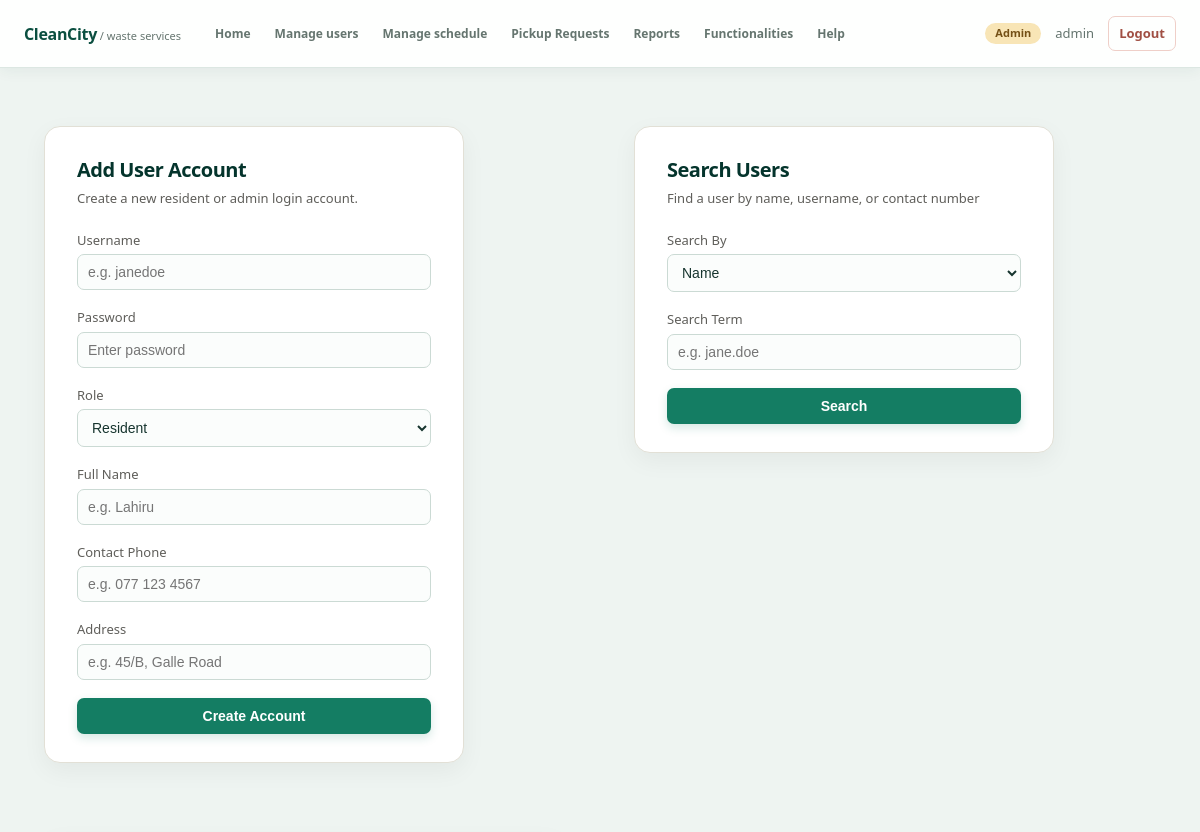
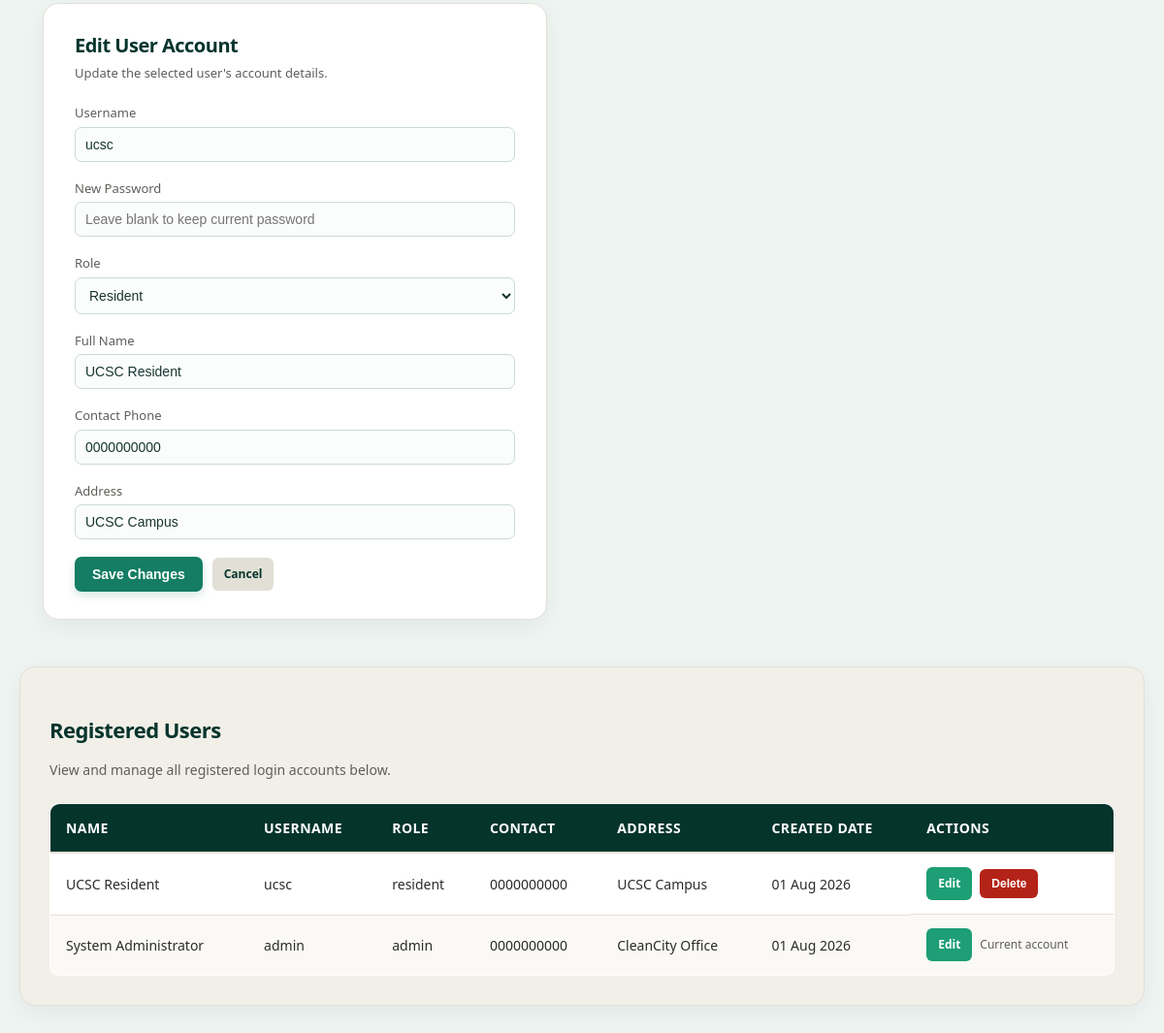
/admin/manage_users.php?edit_user=1 (signed in), run on the app's committed database (2 pictures, top to bottom).
### tables this page shows
CREATE TABLE IF NOT EXISTS users (
    id INT AUTO_INCREMENT PRIMARY KEY,
    username VARCHAR(50) NOT NULL UNIQUE,
    password VARCHAR(255) NOT NULL,
    role ENUM('admin', 'resident') NOT NULL DEFAULT 'resident',
    name VARCHAR(100) NOT NULL,
    address VARCHAR(255) NOT NULL,
    contact VARCHAR(20) NOT NULL,
    created_at TIMESTAMP DEFAULT CURRENT_TIMESTAMP
);

### config.php (called while the page is built, shortened)
<?php
if (!function_exists('app_url')) {
    function app_url($relative_path = '') {
        $relative_path = ltrim($relative_path, '/');
        return APP_BASE_URL . ($relative_path === '' ? '' : '/' . $relative_path);
    }
}

### admin/manage_users.php (the view, shortened to what this page needs)
<?php
require_once __DIR__ . '/../config.php';
require_once app_path('database/db.php');
$edit_user = null;
$users = [];
$users_result = $conn->query("SELECT id, username, role, name, address, contact, created_at FROM users ORDER BY created_at DESC");
if ($users_result) {
    $users = $users_result->fetch_all(MYSQLI_ASSOC);
}
$search_field_labels = [
    'name'     => 'Name',
    'username' => 'Username',
    'contact'  => 'Contact',
];
$search_query     = '';
$search_field     = 'name';
if ($_SERVER['REQUEST_METHOD'] === 'GET' && isset($_GET['edit_user'])) {
    $edit_user_id = (int) $_GET['edit_user'];
    if ($edit_user_id > 0) {
        $edit_stmt = $conn->prepare("SELECT id, username, role, name, address, contact FROM users WHERE id = ?");
        $edit_stmt->bind_param("i", $edit_user_id);
        $edit_stmt->execute();
        $edit_user = $edit_stmt->get_result()->fetch_assoc() ?: null;
    }
}
?>
<!DOCTYPE html>
<html>
<head>
  <link rel="stylesheet" href="<?= app_url('shared/style.css') ?>">
  <link rel="stylesheet" href="<?= app_url('admin/css/userformv1.css') ?>">
</head>
<body>
<?php include app_path('shared/navbar.php'); ?>
<div class="page-content">
<div class="udf-layout">
  <div class="form-card-wrapper">
    <div class="form-card">
        <h1 class="form-title">Add User Account</h1>
        <p class="form-subtitle">Create a new resident or admin login account.</p>
        <form class="waste-form" action="" method="POST">
            <div class="form-group">
                <label for="username">Username</label>
                <input type="text" id="username" name="username" placeholder="e.g. janedoe" required>
            </div>
            <div class="form-group">
                <label for="password">Password</label>
                <input type="password" id="password" name="password" placeholder="Enter password" required>
            </div>
            <div class="form-group">
                <label for="role">Role</label>
                <select id="role" name="role" required>
                    <option value="resident">Resident</option>
                </select>
            </div>
            <div class="form-group">
                <label for="name">Full Name</label>
                <input type="text" id="name" name="name" placeholder="e.g. Lahiru" required>
            </div>
            <div class="form-group">
                <label for="contact">Contact Phone</label>
                <input type="tel" id="contact" name="contact" placeholder="e.g. 077 123 4567" pattern="[0-9+\-\s]{7,15}" required>
            </div>
            <div class="form-group">
                <label for="address">Address</label>
                <input type="text" id="address" name="address" placeholder="e.g. 45/B, Galle Road" required>
            </div>
            <button type="submit" name="add_user_submit" value="1" class="btn-primary full">Create Account</button>
        </form>
    </div>
  </div>
  <div class="form-card-wrapper">
    <div class="form-card">
        <h1 class="form-title">Search Users</h1>
        <p class="form-subtitle">Find a user by name, username, or contact number</p>
        <form class="waste-form" action="" method="GET">
            <div class="form-group">
                <label for="search_field">Search By</label>
                <select id="search_field" name="search_field">
                    <?php foreach ($search_field_labels as $value => $label): ?>
                        <option value="<?php echo htmlspecialchars($value); ?>" <?php echo $search_field === $value ? 'selected' : ''; ?>>
                            <?php echo htmlspecialchars($label); ?>
                        </option>
                    <?php endforeach; ?>
                </select>
            </div>
            <div class="form-group">
                <label for="search_query">Search Term</label>
                <input type="text" id="search_query" name="search_query" placeholder="e.g. jane.doe" value="<?php echo htmlspecialchars($search_query); ?>">
            </div>
            <button type="submit" name="search_submit" value="1" class="btn-primary full">Search</button>
        </form>
    </div>
  </div>
</div>
<?php if ($edit_user): ?>
  <div class="form-card-wrapper edit-user-wrapper">
    <div class="form-card edit-user-card">
        <h1 class="form-title">Edit User Account</h1>
        <p class="form-subtitle">Update the selected user's account details.</p>
        <form class="waste-form" action="" method="POST">
            <div class="form-group">
                <label for="edit_username">Username</label>
                <input type="text" id="edit_username" name="username" value="<?php echo htmlspecialchars($edit_user['username']); ?>" maxlength="50" required>
            </div>
            <div class="form-group">
                <label for="edit_password">New Password</label>
                <input type="password" id="edit_password" name="password" placeholder="Leave blank to keep current password">
            </div>
            <div class="form-group">
                <label for="edit_role">Role</label>
                <?php if ((int) $edit_user['id'] === (int) $_SESSION['user_id']): ?>
                    <input type="hidden" name="role" value="admin">
                    <input type="text" id="edit_role" value="Admin" readonly>
                <?php else: ?>
                    <select id="edit_role" name="role" required>
                        <option value="resident" <?php echo $edit_user['role'] === 'resident' ? 'selected' : ''; ?>>Resident</option>
                    </select>
                <?php endif; ?>
            </div>
            <div class="form-group">
                <label for="edit_name">Full Name</label>
                <input type="text" id="edit_name" name="name" value="<?php echo htmlspecialchars($edit_user['name']); ?>" maxlength="100" required>
            </div>
            <div class="form-group">
                <label for="edit_contact">Contact Phone</label>
                <input type="tel" id="edit_contact" name="contact" value="<?php echo htmlspecialchars($edit_user['contact']); ?>" maxlength="20" pattern="[0-9+\-\s]{7,20}" required>
            </div>
            <div class="form-group">
                <label for="edit_address">Address</label>
                <input type="text" id="edit_address" name="address" value="<?php echo htmlspecialchars($edit_user['address']); ?>" maxlength="255" required>
            </div>
            <div class="edit-form-actions">
                <button type="submit" name="update_user_submit" value="1" class="btn-primary">Save Changes</button>
                <a href="manage_users.php" class="cancel-edit-button">Cancel</a>
            </div>
        </form>
    </div>
  </div>
<?php endif; ?>
  <div class="user-schedule-section">
      <h2>Registered Users</h2>
      <p>View and manage all registered login accounts below.</p>
      <?php if (empty($users)): ?>
          <p style="text-align:center; color: #555;">No users added yet.</p>
      <?php else: ?>
          <table class="schedule-table">
              <thead>
                  <tr>
                      <th>Name</th>
                      <th>Username</th>
                      <th>Role</th>
                      <th>Contact</th>
                      <th>Address</th>
                      <th>Created Date</th>
                      <th>Actions</th>
                  </tr>
              </thead>
              <tbody>
                  <?php foreach ($users as $user): ?>
                      <tr>
                          <td><?php echo htmlspecialchars($user['name']); ?></td>
                          <td><?php echo htmlspecialchars($user['username']); ?></td>
                          <td><?php echo htmlspecialchars($user['role']); ?></td>
                          <td><?php echo htmlspecialchars($user['contact']); ?></td>
                          <td><?php echo htmlspecialchars($user['address']); ?></td>
                          <td><?php echo date('d M Y', strtotime($user['created_at'])); ?></td>
                          <td class="user-actions">
                              <a href="?edit_user=<?php echo (int) $user['id']; ?>" class="edit-user-button">Edit</a>
                              <?php if ((int) $user['id'] !== (int) $_SESSION['user_id']): ?>
                                  <form action="" method="POST" onsubmit="return confirm('Delete this user account? Related requests and complaints will also be deleted.');">
                                      <button type="submit" name="delete_user_submit" value="1" class="delete-user-button">Delete</button>
                                  </form>
                              <?php else: ?>
                                  <span class="current-user-label">Current account</span>
                              <?php endif; ?>
                          </td>
                      </tr>
                  <?php endforeach; ?>
              </tbody>
          </table>
      <?php endif; ?>
  </div>
</div>
</body>
</html>

### shared/style.css (style rules this page uses)
body { font-family: Arial, sans-serif; background: linear-gradient(135deg, #f3fff8 0%, #e8f7ef 45%, #dff3e8 100%); color: #2c2c2a; margin: 0; }
label { font-size: 13px; color: #5f5e5a; display: block; margin-bottom: 4px; }
input[type=text],input[type=tel], input[type=email], input[type=password], input[type=date], select { width: 100%; box-sizing: border-box; padding: 9px 10px; margin-bottom: 14px; border: 1px solid #d3d1c7; border-radius: 8px; font-size: 14px; }
.page-content { max-width: auto; margin: 0 auto; padding: 24px 16px; }
.btn-primary { background: #1D9E75; color: #fff; border: none; padding: 10px 18px; border-radius: 8px; font-size: 14px; cursor: pointer; text-decoration: none; display: inline-block; }
.full { width: 100%; }
form { max-width: 1040px; }
.form-card-wrapper { display: flex; justify-content: flex-start; }
.form-card { background-color: #ffffff; border: 1px solid #e2e0d6; border-radius: 16px; box-shadow: 0px 8px 24px rgba(0,0,0,0.05); padding: 28px 32px; width: 100%; max-width: 420px; box-sizing: border-box; }
.form-title { margin: 0 0 4px 0; font-size: 20px; color: #04342c; }
.form-subtitle { margin: 0 0 22px 0; font-size: 13px; color: #5f5e5a; }
.waste-form { display: flex; flex-direction: column; }
.form-group, .form-group-mail { display: flex; flex-direction: column; margin-bottom: 4px; }
.udf-layout { display: flex; gap: 20px; align-items: flex-start; flex-wrap: wrap; }
.udf-layout .form-card-wrapper { flex: 1 1 380px; }
:root { --ink: #17352f; --muted: #65756f; --line: #dce7e2; --surface: #ffffff; --surface-soft: #f4f8f6; --brand: #147d63; --brand-dark: #0b4f40; --accent: #e8f4ef; --shadow: 0 10px 28px rgba(22, 61, 50, 0.08); }
* { box-sizing: border-box; }
body { font-family: "Trebuchet MS", "Segoe UI", sans-serif; background: #eef4f1; color: var(--ink); line-height: 1.5; }
.page-content { width: min(100% - 40px, 1320px); max-width: 1320px; padding: 34px 0 56px; }
.card, .card-white, .form-card, .user-schedule-section, .requests-card, .reports-card, .history-card, .complaint-form, .complaint-history, .next-pickup-card, .information-card, .guide-card, .complaint-guide { border: 1px solid var(--line); border-radius: 12px; box-shadow: var(--shadow); }
h1, h2, h3, h4 { letter-spacing: -0.025em; }
h1 { font-size: clamp(26px, 3vw, 38px); }
h2 { font-size: 24px; }
input[type=text], input[type=tel], input[type=email], input[type=password], input[type=date], select, textarea { border: 1px solid #cbdad4; border-radius: 7px; background: #fbfdfc; color: var(--ink); transition: border-color .2s ease, box-shadow .2s ease, background-color .2s ease; }
.btn-primary, .btn-secondary { border-radius: 7px; font-weight: 700; transition: transform .2s ease, background-color .2s ease, box-shadow .2s ease; }
.btn-primary { background: var(--brand); box-shadow: 0 4px 10px rgba(20, 125, 99, .18); }
table { border-color: var(--line); }
th { letter-spacing: .03em; text-transform: uppercase; }

### data on the page
users: username "ucsc", role "Resident", name "UCSC Resident", contact "0000000000", address "UCSC Campus", role "resident", created_at "01 Aug 2026"
users: name "System Administrator", username "admin", role "admin", contact "0000000000", address "CleanCity Office", created_at "01 Aug 2026", shows "Current account"

### other printed values
$_SESSION['username'] "admin"
form field search_field "Name"
